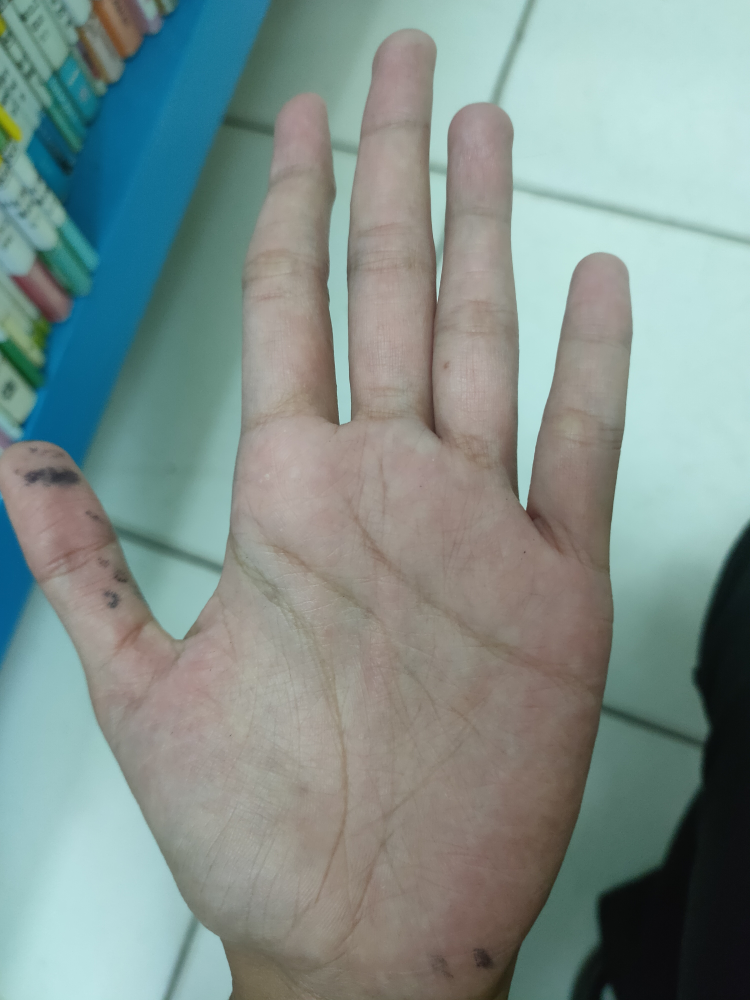
#> input picture test/9 (5).jpg, 3000 x 4000 px (shown at 1/4 size)
$ jupyter execute --allow-errors my_main.ipynb
#> lines starting #> are read from the running program, lines starting #| are printed output that depends on the picture
[cell 1]
import cv2
import numpy as np
import mediapipe as mp
import matplotlib.pyplot as plt
from google.protobuf.json_format import MessageToDict
from PIL import Image , ImageDraw
import matplotlib.image as mpimg

### Memanggil mediapipe untuk deteksi tangan

[cell 2]
# initisialisasi class tangan
mp_hands = mp.solutions.hands

# mengatur fungsi yang memegang poin landmark
#> (the rest of this cell did not finish here and is left out)

### Membaca foto

[cell 3]
# membaca sample gaambar yang akan dilakukan deteksi
sample_img = cv2.imread('test/9 (5).jpg')
#> sample_img is the input picture: shape (4000, 3000, 3); mean B, G, R 140, 144.3, 127.9
# sample_img = cv2.flip(sample_img, 1)

# mengatur saiz plt yang nantinya akan menampilkan kembali gambar
plt.figure(figsize = [5, 5])

# menampilkan gambar
plt.title("Sample Image");plt.axis('off');plt.imshow(sample_img[:,:,::-1]);plt.show()
sample_img = cv2.flip(sample_img, 1)
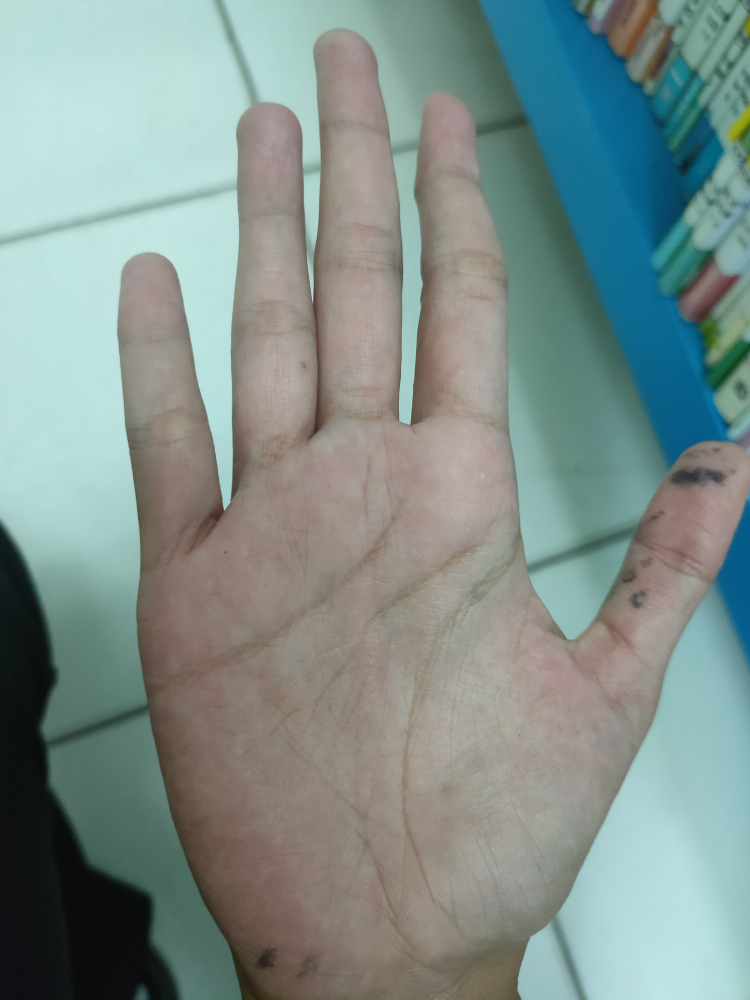
#> sample_img: shape (4000, 3000, 3) (shown at 1/4 size); mean B, G, R 140, 144.3, 127.9

### proses jika foto adalah telapak tangan kiri

#> (a cell that did not finish here is left out)

### menghilangkan backgroun dan crop telapak tangan

[cell 5]
#class untuk menghilangkan latar belakang
change_background_mp = mp.solutions.selfie_segmentation
#> (the rest of this cell did not finish here and is left out)

### Mengubah crop image menjadi hitam putih

[cell 6]
import cv2
image = cv2.imread("testing/croped1.png")
width = 450
height = 450
dim = (width, height)
#> (the rest of this cell did not finish here and is left out)

[cell 7]
import cv2
import os
import json

TARGET_FILE = 'hehe.png'
IMG_DIR = 'images/'
IMG_SIZE = (450, 450)

# target_img_path = IMG_DIR + TARGET_FILE
target_img = cv2.imread(TARGET_FILE)
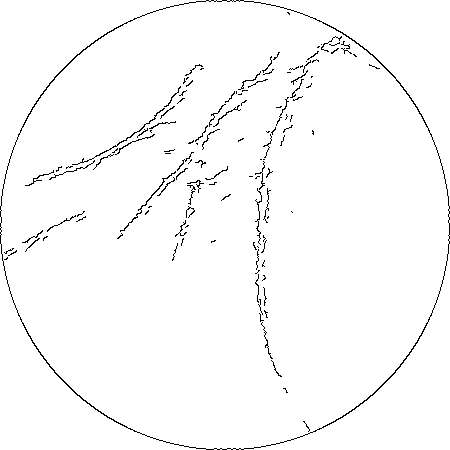
#> input picture hehe.png, 450 x 450 px
#> target_img is the input picture: shape (450, 450, 3); 97.9% white; black in thin lines or dots
target_img = cv2.resize(target_img, IMG_SIZE)
target_hist = cv2.calcHist([target_img], [0], None, [256], [0, 256])
#> target_hist = 256 values, max 198330 at index 255, min 0 at index 1, mean 791

print('TARGET_FILE: %s' % (TARGET_FILE))

bf = cv2.BFMatcher(cv2.NORM_HAMMING)
# detector = cv2.ORB_create()
detector = cv2.AKAZE_create()
(target_kp, target_des) = detector.detectAndCompute(target_img, None)
#> target_kp = 384 keypoints; strongest (x, y, size): (202, 162, 5.7), (167, 152, 4.8), (189, 184, 4.8), (199, 182, 4.8)

# print('TARGET_FILE: %s' % (TARGET_FILE))
hasil_ramalan = None

datas = None

#> (the rest of this cell did not finish here and is left out)
